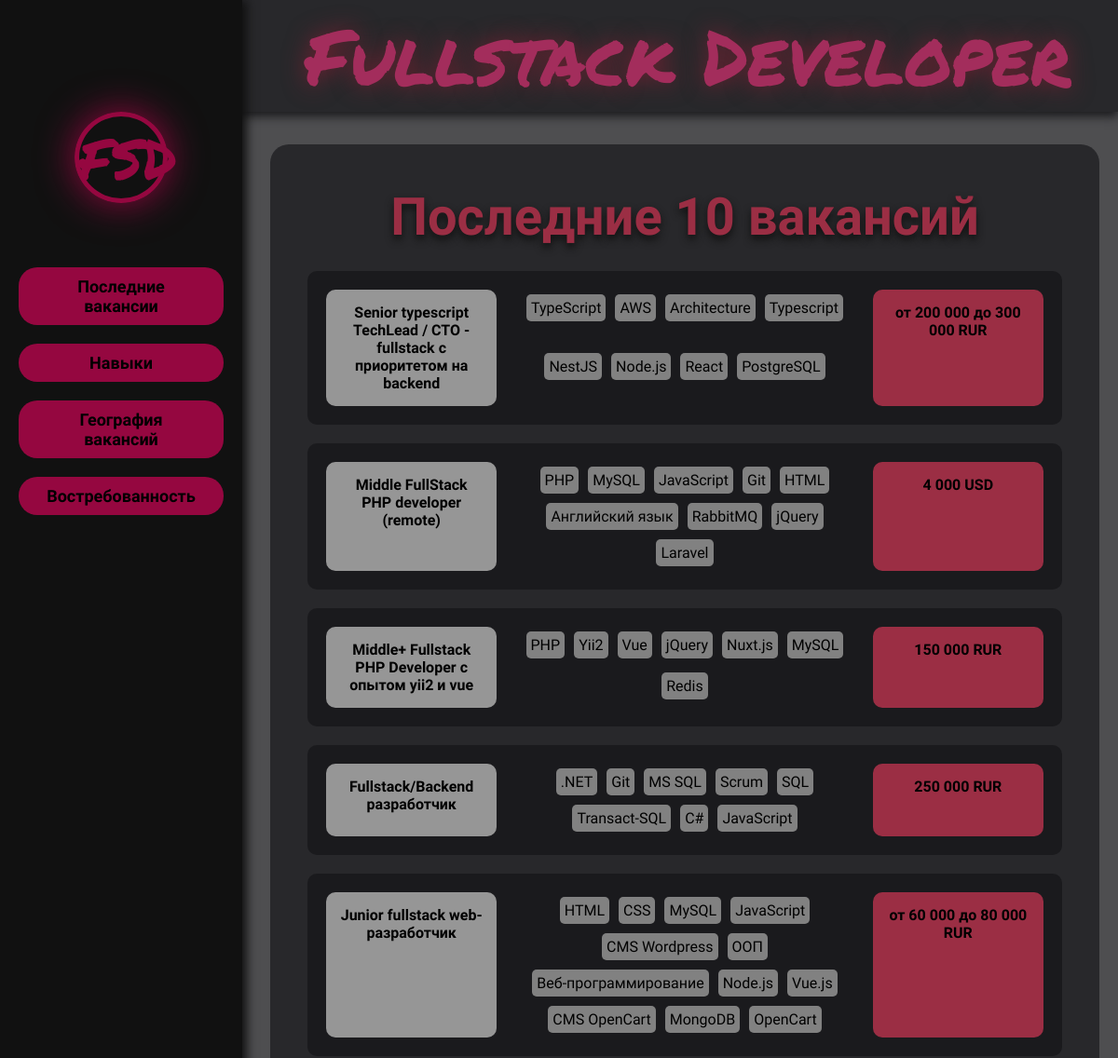
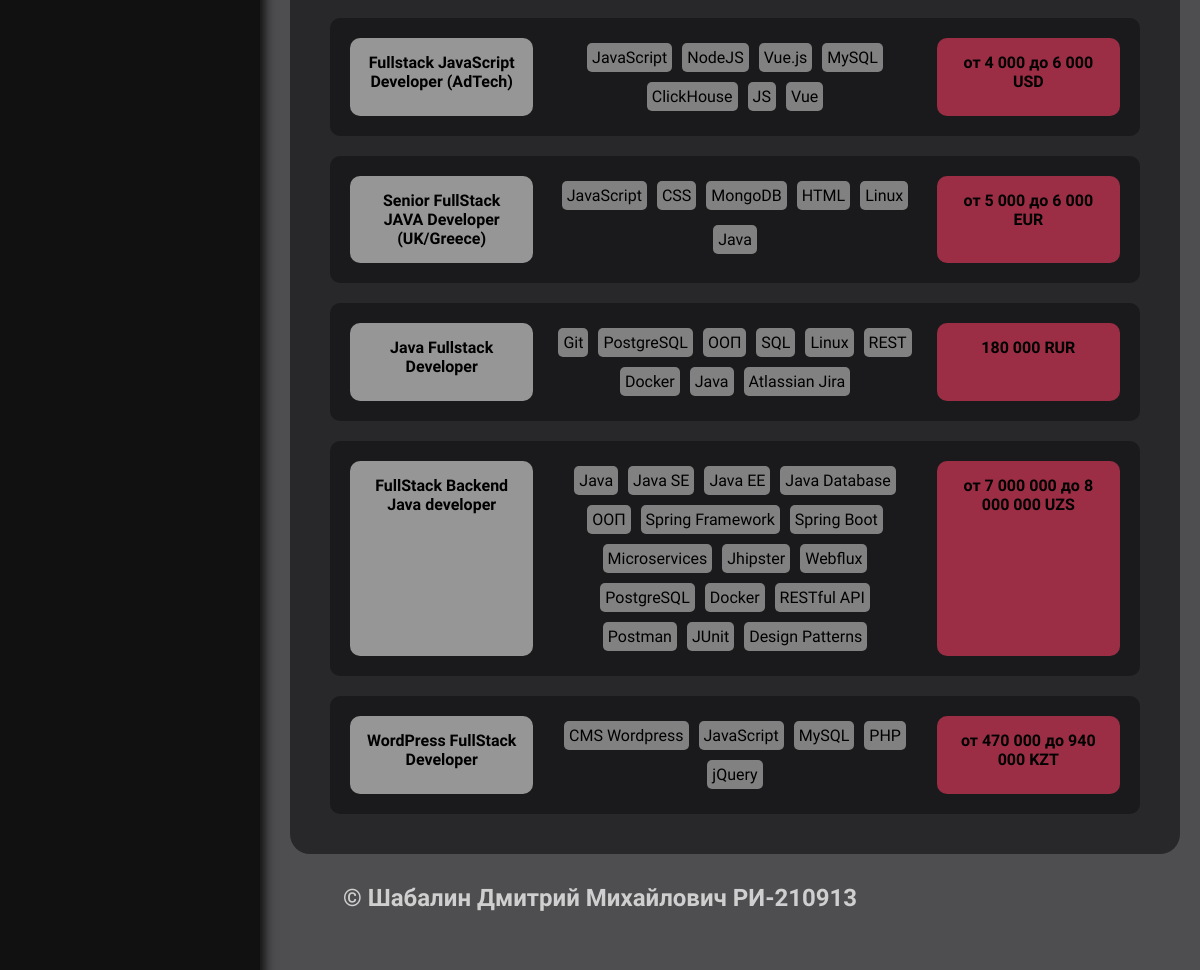
/last_vacancies/, run on the app's committed database (2 pictures, top to bottom).
### parser/models.py (models this page shows, shortened)
class Vacancy(models.Model):
    hh_id = models.CharField(
        max_length=64,
        verbose_name='ID на hh.ru'
    )
    name = models.CharField(
        max_length=64,
        verbose_name='Название вакансии'
    )
    description = models.TextField(verbose_name='Описание')
    employer = models.CharField(
        verbose_name='Компания',
        max_length=64
    )
    salary = models.CharField(
        verbose_name='Оклад',
        max_length=64,
        blank=True, null=True
    )
    key_skills = models.TextField(
        verbose_name='Навыки',
        blank=True, null=True,
    )
    area = models.CharField(
        verbose_name='Регион',
        max_length=64,
        blank=True, null=True
    )
    url = models.URLField(
        blank=True, null=True,
        max_length=150,
    )
    published_at = models.DateTimeField(verbose_name='Дата публикации вакансии')
    class Meta:
        verbose_name = "Вакансия"
        verbose_name_plural = "Вакансии"
        ordering = ('-published_at',)
    def get_list_skills(self):
        return self.key_skills.split(', ')

### parser/views.py (the view)
# urls.py: path('last_vacancies/', vacancies, name='last_vacancies'),
def vacancies(request):
    add_vacancies()
    vacancies = Vacancy.objects.all()[:10]
    return render(
        request,
        'vacancies.html',
        context={
            'vacancies': vacancies,
        }
    )

### parser/utils.py (called while the page is built, shortened)
def add_vacancies():
    set_vacancyModels(get_vacancies())

def set_vacancyModels(vacancies):
    models_hh_id = [item.hh_id for item in Vacancy.objects.all()]

def get_vacancies():
    try:
        data = []
        info = requests.get('https://api.hh.ru/vacancies?text=%22fullstack%22&specialization=1&per_page=100').json()
        for row in info['items']:
            if row['name'].lower().__contains__('fullstack') and not row['salary'] is None:
                data.append({'id': row['id'], 'published_at': row['published_at']})
        data = sorted(data, key=lambda x: x['published_at'])
        vacancies = []
        for vacancy in data[len(data) - 10:]:
            vacancies.append(clean_vacancy(requests.get(f'https://api.hh.ru/vacancies/{vacancy["id"]}').json()))
        return vacancies
    except Exception as e:
        print(e)
        print(datetime.datetime.now())
        return []

### parser/templates/vacancies.html (shortened to what this page needs)
{% extends "base.html" %}
{% load static %}
{% block content %}
    <div class="content">
        <h1>Последние 10 вакансий</h1>
        {% for vacancy in vacancies %}
    <a href="#vacancy{{ vacancy.pk }}" class='popup-link'>
        <div class="vacancy">
            <div class="vacancy_name">
                {{ vacancy.name }}
            </div>
            <div class="vacancy_skills_list">
                {% for skill in vacancy.get_list_skills %}
                <p class="vacancy_skill">{{ skill }}</p>
                {% endfor %}
            </div>
            <div class="vacancy_salary">
                {{ vacancy.salary}}
            </div>
        </div>
    </a>
        {% endfor %}
    </div>
{% endblock %}

### static/css/styles.css (style rules this page uses)
* { box-sizing: border-box; margin: 0; padding: 0; position: relative; font-family: 'Sofia Sans Semi Condensed', sans-serif; }
a { text-decoration: none; }
body { background-color: #4E4E50; }
.content { display: block; margin-top: 35px; margin-left: 290px; margin-right: 20px; padding: 20px 40px; background-color: #28282b; border-radius: 20px; }
h1 { text-align: center; margin: 25px 0; color: #9b2e44; font-size: 56px; text-shadow: #111 0 5px 8px; }
.vacancy { background-color: #1A1A1D; width: 100%; padding: 20px 20px; border-radius: 10px; margin: 20px 0; display: flex; justify-content: space-between; cursor: pointer; }
.vacancy_name { width: 25%; text-align: center; font-weight: bold; padding: 15px; background-color: #969696; color: black; border-radius: 10px; margin-right: 20px; display: block; }
.vacancy_skills_list { display: flex; flex-wrap: wrap; justify-content: center; width: 50%; margin-right: 20px; }
.vacancy_skill { background-color: #818181; color: black; padding: 5px; margin: 5px; height: 29px; border-radius: 5px; text-align: center; white-space: nowrap; }
.vacancy_salary { width: 25%; text-align: center; font-weight: bold; padding: 15px; background-color: #9b2e44; color: black; border-radius: 10px; }

### data on the page
Vacancy: name "Senior typescript TechLead / CTO - fullstack с приоритетом на backend", get_list_skills "TypeScript" "AWS" "Architecture" "Typescript" "NestJS" "Node.js" "React" "PostgreSQL", salary "от 200 000 до 300 000 RUR"
Vacancy: name "Middle FullStack PHP developer (remote)", get_list_skills "PHP" "MySQL" "JavaScript" "Git" "HTML" "Английский язык" "RabbitMQ" "jQuery" "Laravel", salary "4 000 USD"
Vacancy: name "Middle+ Fullstack PHP Developer с опытом yii2 и vue", get_list_skills "PHP" "Yii2" "Vue" "jQuery" "Nuxt.js" "MySQL" "Redis", salary "150 000 RUR"
Vacancy: name "Fullstack/Backend разработчик", get_list_skills ".NET" "Git" "MS SQL" "Scrum" "SQL" "Transact-SQL" "C#" "JavaScript", salary "250 000 RUR"
Vacancy: name "Junior fullstack web-разработчик", get_list_skills "HTML" "CSS" "MySQL" "JavaScript" "CMS Wordpress" "ООП" "Веб-программирование" "Node.js" "Vue.js" "CMS OpenCart" "MongoDB" "OpenCart", salary "от 60 000 до 80 000 RUR"
Vacancy: name "Fullstack JavaScript Developer (AdTech)", get_list_skills "JavaScript" "NodeJS" "Vue.js" "MySQL" "ClickHouse" "JS" "Vue", salary "от 4 000 до 6 000 USD"
Vacancy: name "Senior FullStack JAVA Developer (UK/Greece)", get_list_skills "JavaScript" "CSS" "MongoDB" "HTML" "Linux" "Java", salary "от 5 000 до 6 000 EUR"
Vacancy: name "Java Fullstack Developer", get_list_skills "Git" "PostgreSQL" "ООП" "SQL" "Linux" "REST" "Docker" "Java" "Atlassian Jira", salary "180 000 RUR"
Vacancy: name "FullStack Backend Java developer", get_list_skills "Java" "Java SE" "Java EE" "Java Database" "ООП" "Spring Framework" "Spring Boot" "Microservices" "Jhipster" "Webflux" "PostgreSQL" "Docker" "RESTful API" "Postman" "JUnit" "Design Patterns", salary "от 7 000 000 до 8 000 000 UZS"
Vacancy: name "WordPress FullStack Developer", get_list_skills "CMS Wordpress" "JavaScript" "MySQL" "PHP" "jQuery", salary "от 470 000 до 940 000 KZT"
